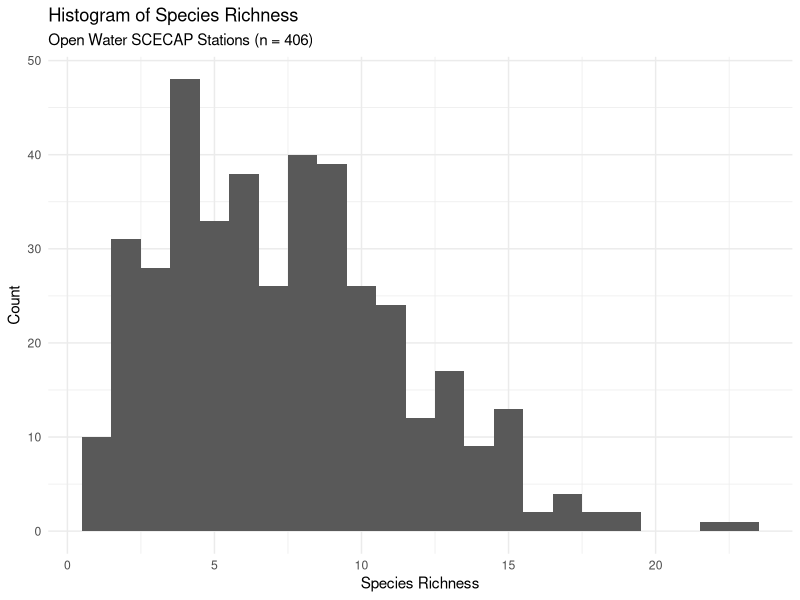
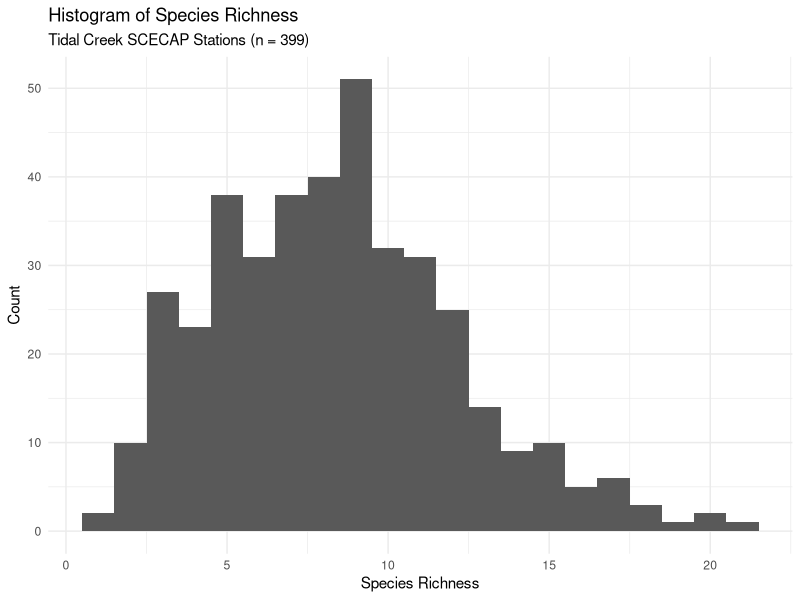
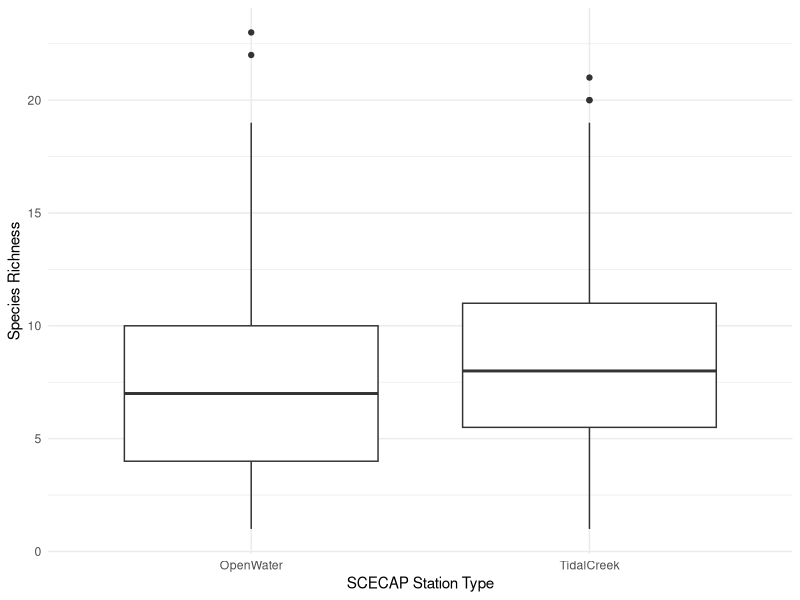

Here is the R script that generated these plots, in order: (Note: this script raises an error after producing the figures.)
## ---- chunk 1
library(ggplot2)
library(tidyverse)
## ---- chunk 2
#import trawl data

trawl <- read.csv("../data/trawl_species_data.csv")

#use dplyr to group summarize data to get species richness for each station

trawl_richness <- trawl %>% group_by(STATION_ID, STATION_TYPE, YEAR) %>% summarize(n_distinct(SP_CODE)) 

#rename columns

names(trawl_richness) <- c("STATION_ID", "STATION_TYPE", "YEAR","SP_RICHNESS")

#make histograms of to show distrubtion of species richness values at each site type 

sp_rich_openwater <- ggplot(data = subset(trawl_richness, STATION_TYPE == "OpenWater"), aes(SP_RICHNESS)) + 
  geom_histogram(binwidth=1) + 
  theme_minimal() + 
  labs(title = "Histogram of Species Richness", subtitle = "Open Water SCECAP Stations (n = 406)", y="Count", x = "Species Richness")

sp_rich_tidalcreek <- ggplot(data = subset(trawl_richness, STATION_TYPE == "TidalCreek"), aes(SP_RICHNESS)) + 
  geom_histogram(binwidth=1) + 
  theme_minimal() + 
  labs(title = "Histogram of Species Richness", subtitle = "Tidal Creek SCECAP Stations (n = 399)", y="Count", x = "Species Richness")

#make boxplot of species richness showing difference between two site types

sp_rich_box <- ggplot(data = trawl_richness, aes(x=STATION_TYPE, y=SP_RICHNESS)) + 
  geom_boxplot() + 
  theme_minimal() + 
  labs(y="Species Richness", x="SCECAP Station Type")

#export graphs

ggsave("../output/openwater_species_rich_hist.pdf", sp_rich_openwater)

ggsave("../output/tidalcreek_species_rich_hist.pdf", sp_rich_tidalcreek)

ggsave("../output/species_rich_boxplot.pdf", sp_rich_box)
## ---- chunk 3
#import scecap environmental data

scecap <- read.csv("../data/SCECAP_data.csv")


#join scecap environmental data with trawl species data

scecap_joined <- full_join(trawl_richness, scecap_env, by = "STATION_ID", rm.na = T)

scecap_joined$BIBI_CP <- as.factor(scecap_joined$BIBI_CP)

plot(scecap_joined$SP_RICHNESS ~ scecap_joined$BIBI_CP)
